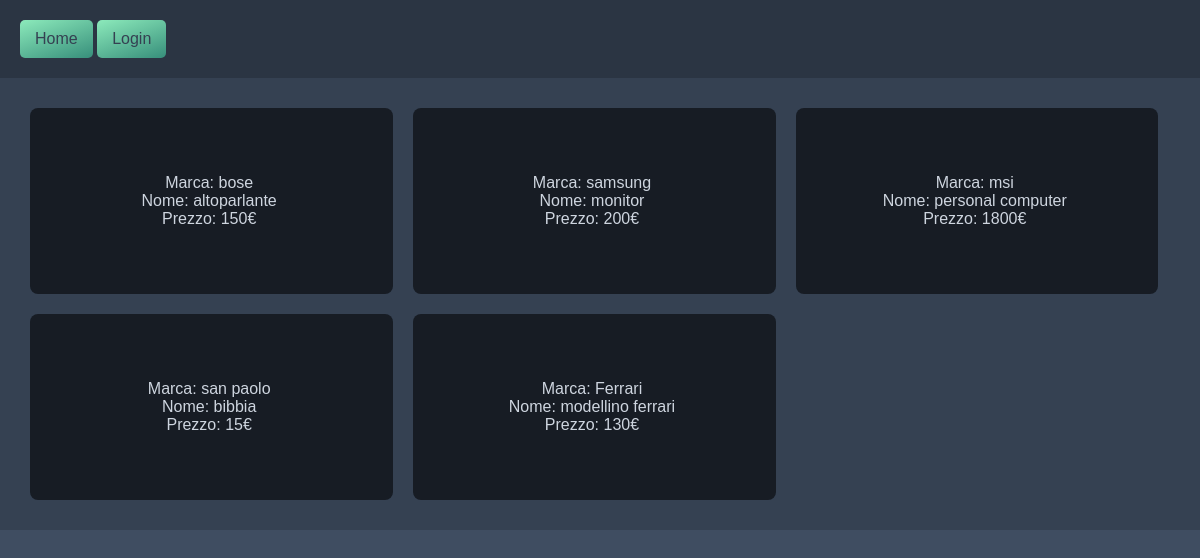
Screenshot of /views/products/index.php with the database file from the repository.
### tables this page shows
create table if not exists products
(
    id     int not null auto_increment primary key,
    nome   varchar(50),
    prezzo float,
    marca  varchar(50)
);

### models/Product.php (called while the page is built, shortened)
<?php
class Product
{
    private $id, $nome, $marca, $prezzo;
    function getMarca()
    {
        return $this->marca;
    }
    function getNome()
    {
        return $this->nome;
    }
    function getPrezzo()
    {
        return $this->prezzo;
    }
    public static function FetchAll()
    {
        $pdo = self::connectToDatabase();
        $stmt = "select * from ecommerce.products";
        return $pdo->query($stmt)->fetchAll(PDO::FETCH_CLASS, 'Product');
    }
    private static function connectToDatabase()
    {
        $database = new Database("localhost", "root", "");
        return $database->connect("ecommerce");
    }
}

### views/products/index.php (the view, shortened to what this page needs)
<?php
require_once '../../models/Product.php';
?>
<html>
<head>
    <link rel="stylesheet" href="../styles/index_styles.css">
</head>
<body>
<?php include '../partial/navbar.php'; ?>
<div class="products">
    <?php
    $products = Product::FetchAll();
    foreach ($products
             as $product) { ?>
        <div class="product-item">
            <ul>
                <li>
                    <?php
                    echo "Marca: " . $product->getMarca() . "<br>";
                    echo "Nome: " . $product->getNome() . "<br>";
                    echo "Prezzo: " . $product->getPrezzo() . "€<br>"; ?>
                </li>
            </ul>
        </div>
    <?php } ?>
</div>
</body>
</html>

### views/partial/navbar.php (shortened to what this page needs)
<!DOCTYPE html>
<html>
<head>
    <link rel="stylesheet" href="/views/styles/index_styles.css">
</head>
<body>
<div class="navbar">
    <a class="navbut" href="../products/index.php">Home</a>
    <?php
    if (!empty($_SESSION['current_user'])) { ?>
        <a class="navbut" href="../../actions/logout.php">Logout</a>
        <label style="
            color: #333;
            padding: 10px 15px;
            border: 1px solid #ccc;
            border-radius: 5px;
            background-color: #fff;
            display: inline-block;
            float: right"><?php echo "Utente: " . $_SESSION['current_user']->getEmail(); ?></label>
        <a class="navbut" href="../cart/view_cart.php">Vai al carrello</a>
        <?php
        if ($_SESSION['current_user']->getRoleId() == 2) {
            ?> <a class="navbut" href="../admin/index.php">Admin</a>
            <?php
        }
    } else { ?>
        <a class="navbut" href="../login.php">Login</a>
    <?php } ?>
</div>
</body>
</html>

### views/styles/index_styles.css (style rules this page uses)
body { font-family: Arial, sans-serif; background-color: #3f4d61; color: #ced5df; margin: 0; padding: 0; }
.products { max-width: 100%; padding: 20px; background-color: #354152; display: flex; flex-wrap: wrap; justify-content: flex-start; }
.product-item { max-width: calc(33% - 20px); width: calc(33% - 20px); margin: 10px; background-color: #171c24; border-radius: 8px; display: flex; flex-direction: column; align-items: center; text-align: center; }
ul { list-style: none; padding: 50px; }
li { display: inline-flex; }
input[type="submit"], button, a { background-image: linear-gradient(160deg, #8ceabb 0%, #378f7b 100%); color: #354152; cursor: pointer; transition: 0.5s ease; }
.navbut { text-decoration: none; padding: 10px 15px; border-radius: 5px; display: inline-block; }
.navbar { max-width: 100%; margin: 0 0; padding: 20px; background-color: #2b3543; }

### rows the page displays
products: marca "bose", nome "altoparlante", prezzo "150"
products: marca "samsung", nome "monitor", prezzo "200"
products: marca "msi", nome "personal computer", prezzo "1800"
products: marca "san paolo", nome "bibbia", prezzo "15"
products: marca "Ferrari", nome "modellino ferrari", prezzo "130"
